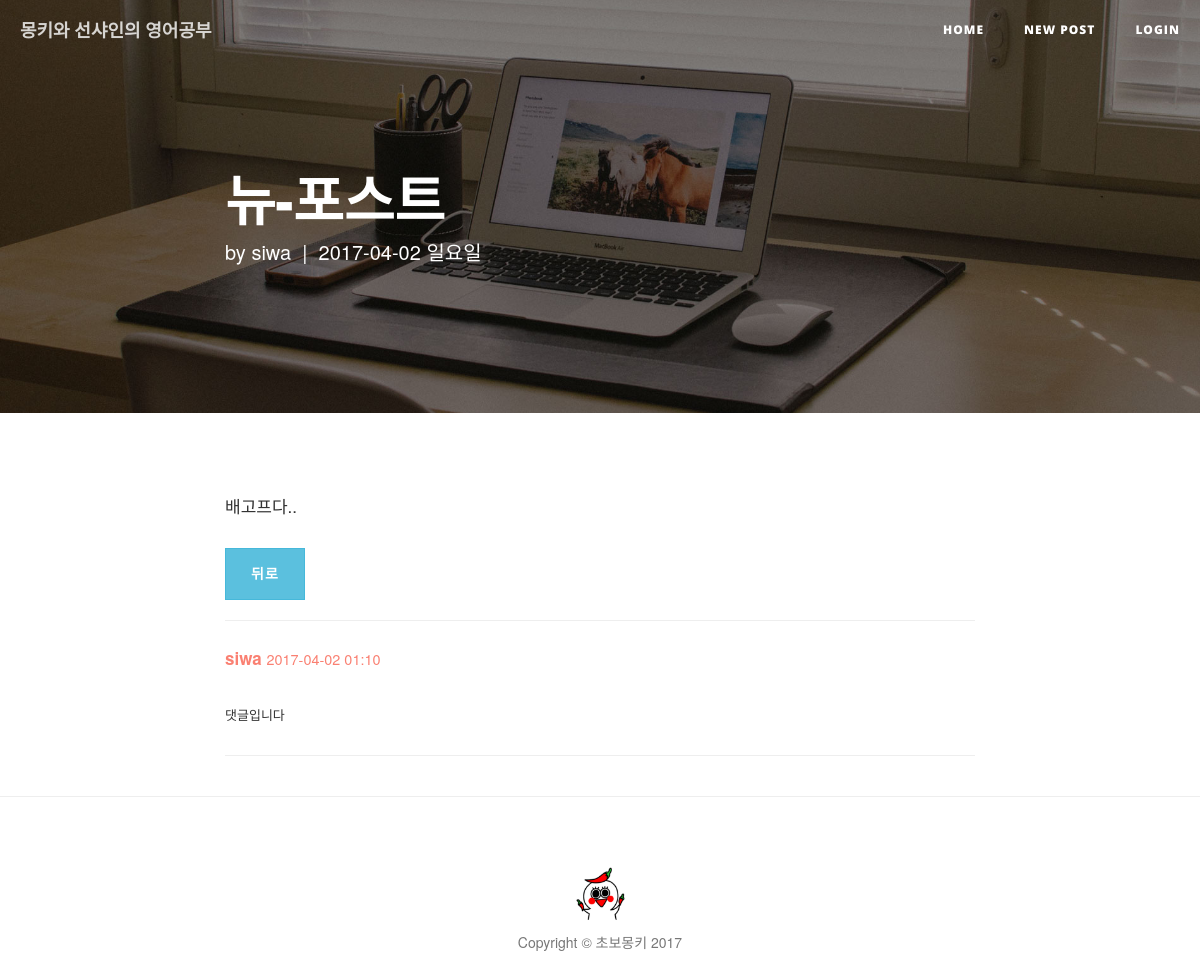
Page /post/66/ on the committed database.
### study/models.py (models this page shows, shortened)
class Post(models.Model):
    author = models.ForeignKey('auth.User')
    title = models.CharField(max_length=200, verbose_name='제목')
    origin = models.CharField(max_length=200,  blank=True, null=True, verbose_name='원본 URL')
    video_url = models.CharField(max_length=100, blank=True, null=True, verbose_name='YouTube 링크')
    video_key = models.CharField(max_length=12, null=True, blank=True)
    video_time = models.IntegerField(null=True, blank=True)
    video_url2 = models.CharField(max_length=100, blank=True, null=True, verbose_name='YouTube 링크2')
    video_key2 = models.CharField(max_length=12, null=True, blank=True)
    video_time2 = models.IntegerField(null=True, blank=True)
    text = models.TextField(verbose_name='내용')
    created_date = models.DateTimeField(auto_now_add=True)
    class Meta:
        ordering = ['-created_date']

class Comment(models.Model):
    post = models.ForeignKey('study.Post', related_name='comments')
    author = models.ForeignKey('auth.User')
    text = models.TextField(verbose_name='')
    created_date = models.DateTimeField(auto_now_add=True)
    class Meta:
        ordering = ['-created_date']

### study/views.py (the view)
# urls.py: url(r'^post/(?P<pk>\d+)/$', views.post_detail, name='post_detail'),
def post_detail(request, pk):
    post = get_object_or_404(Post, pk=pk)
    if request.method == "POST":
        form = CommentForm(request.POST)
        if form.is_valid():
            comment = form.save(commit=False)
            comment.author = request.user
            comment.post = post
            comment.save()
        return redirect('study:post_detail', pk=post.pk)
    else:
        form = CommentForm()
        return render(request, 'bsr/post_detail.html', {'post':post, 'form':form})

### study/templates/bsr/post_detail.html (shortened to what this page needs)
{% extends 'bsr/base.html' %}
{% load staticfiles %}
{% block heading %}
<div class="post-heading">
  <a class="heading" href="/">
    <h1>{{post.title}}</h1>
  </a>
    <span class="meta">by <a href="#">{{post.author}}</a>&nbsp;&nbsp;|&nbsp;&nbsp;{{ post.created_date | date:"Y-m-d D" }}</span>
</div>
{% endblock %}
{% block content %}
  <p>
  {% autoescape off %}
  {{post.text|linebreaksbr|urlize }}
  {% endautoescape %}
  </p>
    <a href="{% url 'study:post_list' %}">
      <button type="button" class="btn btn-info">뒤로</button>
    </a>
    <hr>
    {% for comment in post.comments.all %}
      {% if comment.id == pk %}
      <div class="comment">
        <form class="" action="" method="post">
          {% csrf_token %}
          <div class="comment-info">
              <strong>{{ comment.author }}</strong>
              <small>{{ comment.created_date | date:'Y-m-d H:i' }}</small>
              <button class="comment_save" type="submit"><img src="{% static 'bsr/img/edit.png' %}" class="comment_edit" alt="comment_edit_save"></button>
          </div>
            {{ form_edit }}
          </form>
      </div>
      <hr>
      {% else %}
      <div class="comment">
          <div class="comment-info">
              <strong>{{ comment.author }}</strong>
              <small>{{ comment.created_date | date:'Y-m-d H:i' }}</small>
          </div>
          {% autoescape off %}
          <p>{{ comment.text|linebreaks}}</p>
          {% endautoescape %}
      </div>
      <hr>
      {% endif %}
    {% endfor %}
  </div>
{% endblock %}

### study/static/bsr/css/clean-blog.css (style rules this page uses)
body { font-size: 17px; color: #333333; line-height: 2; }
p { line-height: 1.5; margin: 30px 0; }
h1, h2, h3, h4, h5, h6 { font-family: 'Open Sans', 'Helvetica Neue', Helvetica, Arial, sans-serif; font-weight: 800; }
a { color: #333333; }
.intro-header .site-heading, .intro-header .post-heading, .intro-header .page-heading { padding: 100px 0 50px; color: white; }
@media only screen and (min-width: 768px) { .intro-header .site-heading, .intro-header .post-heading, .intro-header .page-heading { padding: 150px 0; } }
.intro-header .post-heading h1 { font-size: 35px; }
.intro-header .post-heading .subheading, .intro-header .post-heading .meta { line-height: 1.1; display: block; }
.intro-header .post-heading .meta { font-weight: 300; font-size: 20px; }
.intro-header .post-heading .meta a { color: white; }
@media only screen and (min-width: 768px) { .intro-header .post-heading h1 { font-size: 55px; } }
.btn { font-family: 'Open Sans', 'Helvetica Neue', Helvetica, Arial, sans-serif; text-transform: uppercase; font-size: 14px; font-weight: 800; letter-spacing: 1px; border-radius: 0; padding: 15px 25px; }
body { -webkit-tap-highlight-color: #0085A1; }
.heading { color: white; }
.comment { margin-top: 15px; clear: both; }
.comment p { font-size: 13px }
.comment-info { color: salmon; }

### rows in the picture
Post: title "뉴-포스트", author "siwa", created_date "2017-04-02 일요일", text "배고프다.."
Comment: author "siwa", created_date "2017-04-02 01:10", text "댓글입니다"
